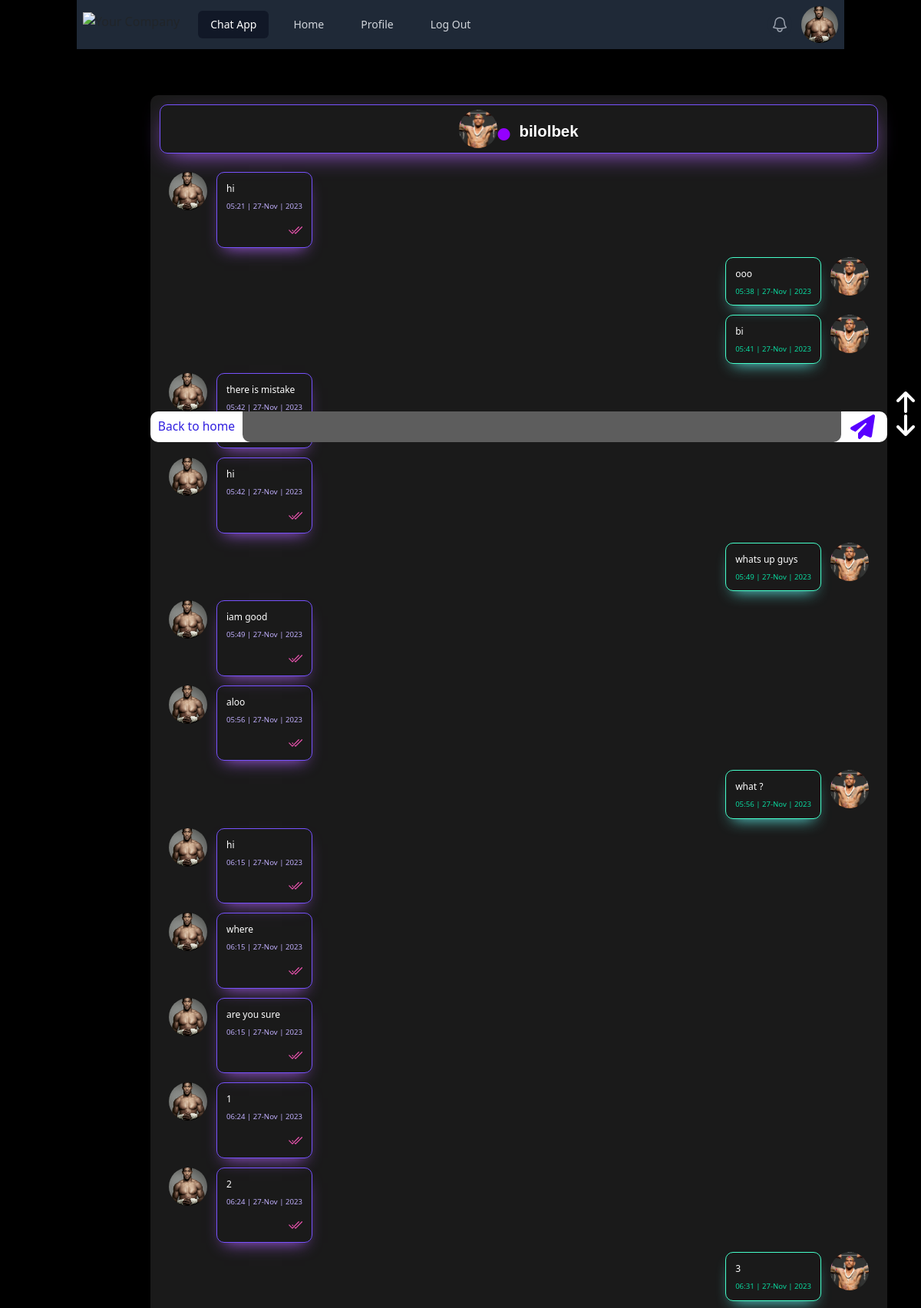
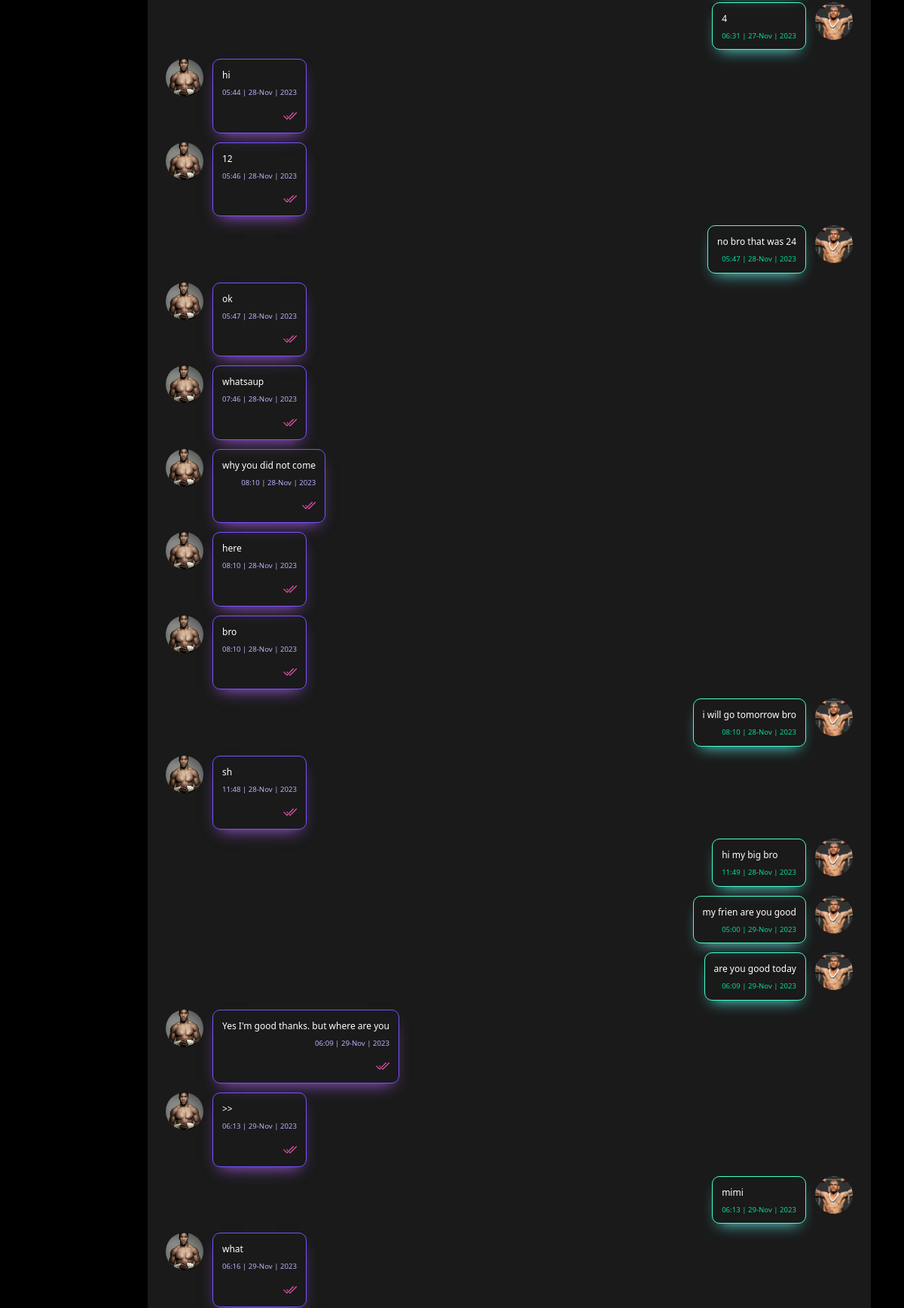
Page /contact/9 (signed in, upper part) on the committed database (2 pictures, top to bottom).
### users/models.py (models this page shows)
class CustomUser(AbstractUser):
    profile_picture = models.ImageField(default='default_profile_pic.png')

### chats/models.py (models this page shows, shortened)
class Messages(models.Model):
    text = models.CharField(max_length=200)
    sender = models.ForeignKey(CustomUser, on_delete=models.CASCADE, related_name='sender', null=True)
    recipient = models.ForeignKey(CustomUser, on_delete=models.CASCADE, related_name='recipient', null=True)
    created_time = models.DateTimeField(auto_now_add=True)
    send_status = models.CharField(max_length=10, choices=MESSAGES_TYPE, default='sending')

### chats/views.py (the view)
# urls.py: path('contact/<int:id>', UserDetailView.as_view(), name='contact'),
class UserDetailView(LoginRequiredMixin, View):
    def get(self, request, id):
        messages_form = MessageForm()
        user = CustomUser.objects.get(id=id)
        message = Messages.objects.filter(
            Q(Q(sender=request.user) & Q(recipient=user)) |
            Q(Q(sender=user) & Q(recipient=request.user))
        )
        message = message.order_by('created_time')
        count = message.filter(send_status='sending').count()
        for i in message:
            if i.sender != request.user and i.send_status == 'sending':
                i.send_status = 'sended'
                i.save()
        context = {
            'count': count,
            'user': user,
            'message': message,
            'messages_form': messages_form,
        }
        return render(request, 'contact.html', context)

### chats/forms.py
class MessageForm(ModelForm):
    class Meta:
        model = Messages
        fields = ['text']

### templates/contact.html (shortened to what this page needs)
{% extends 'base.html' %}
{% load static %}
{% block content %}
    <div class="chat">
        <div id="top" class="data">
            <img src="{{ user.profile_picture.url }}">
            <i style="color: #9400FF;" class="mt-4 mr-3 fa-sharp fa-solid fa-circle fa-beat-fade"></i>
            <h3 class="mt-3">{{ user.username }}</h3>
        </div>
        <form class="position-fixed" method="post" action="{% url 'message' user.id %}">
            <a href="{% url 'home' %}">Back to home </a>
            {{ messages_form.text }}
            <button type="submit"><i class="ml-3 fa-sharp fa-solid fa-paper-plane fa-2xl"></i></button>
        </form>
        <a href="#top"><i style="color: white; margin-left: 80vw; position: fixed; margin-top: 25vw" class="fa-solid fa-arrow-up fa-2xl"></i></a>
        <a href="#last"><i style="color: white; margin-left: 80vw; position: fixed; margin-top: 27.5vw" class="fa-sharp fa-solid fa-2xl fa-arrow-down"></i></a>
        {% for i in message %}
        {% if i.sender == request.user %}
            <div class="message">
                <img src="{{ request.user.profile_picture.url }}">
                <div class="text1">
                    <p>{{ i.text }}</p>
                    <h4 class="mt-2">{{ i.created_time|date:"H:i | d-M | Y" }}</h4>
                </div>
            </div>
        {% else %}
            <div class="message1">
                <img src="{{ user.profile_picture.url }}">
                <div class="text">
                    <p>{{ i.text }}</p>
                    <h4 class="mt-2">{{ i.created_time|date:"H:i | d-M | Y" }}</h4>
                </div>
            </div>
        {% endif %}
    {% endfor %}
    </div>
{% endblock content %}

### templates/base.html (shortened to what this page needs)
<!DOCTYPE html>
{% load static %}
<html lang="en">
<head>
    <link href="https://cdn.jsdelivr.net/npm/bootstrap@5.0.2/dist/css/bootstrap.min.css" rel="stylesheet">
    <link rel="stylesheet" href="https://cdnjs.cloudflare.com/ajax/libs/font-awesome/6.4.2/css/all.min.css" />
    <link rel="stylesheet/scss" href="{% static 'src/input.css' %}" type="text/css">
    <link rel="stylesheet" href="https://cdnjs.cloudflare.com/ajax/libs/tailwindcss/2.2.19/tailwind.min.css" />
</head>
<body class="container">
<nav class="bg-gray-800">
  <div class="mx-auto max-w-7xl px-2 sm:px-6 lg:px-8">
    <div class="relative flex h-16 items-center justify-between">
      <div class="flex flex-1 items-center justify-center sm:items-stretch sm:justify-start">
        <div class="flex flex-shrink-0 items-center">
          <img class="h-8 w-auto" src="https://tailwindui.com/img/logos/mark.svg?color=indigo&shade=500" alt="Your Company">
        </div>
        <div class="hidden sm:ml-6 sm:block">
          <div class="flex space-x-4">
            <a href="#" class="bg-gray-900 text-white rounded-md px-3 py-2 text-sm font-medium" aria-current="page">Chat App</a>
            <a href="{% url 'home' %}" class="text-gray-300 hover:bg-gray-700 hover:text-white rounded-md px-3 py-2 text-sm font-medium">Home</a>
            <a href="{% url 'profile' %}" class="text-gray-300 hover:bg-gray-700 hover:text-white rounded-md px-3 py-2 text-sm font-medium">Profile</a>
            <a href="{% url 'logout' %}" class="text-gray-300 hover:bg-gray-700 hover:text-white rounded-md px-3 py-2 text-sm font-medium">Log Out</a>
          </div>
        </div>
      </div>
      <div class="absolute inset-y-0 right-0 flex items-center pr-2 sm:static sm:inset-auto sm:ml-6 sm:pr-0">
        <button type="button" class="relative rounded-full bg-gray-800 p-1 text-gray-400 hover:text-white focus:outline-none focus:ring-2 focus:ring-white focus:ring-offset-2 focus:ring-offset-gray-800">
          <span class="absolute -inset-1.5"></span>
        </button>
        <div class="relative ml-3">
          <div>
            <a href="{% url 'profile' %}"><button type="button" class="relative flex rounded-full bg-gray-800 text-sm" id="user-menu-button" aria-expanded="false" aria-haspopup="true">
              <span class="absolute -inset-1.5"></span>
              <img style="background-size: cover; object-fit: cover" class="h-12 w-12 rounded-full" src="{{ request.user.profile_picture.url }}" alt="">
            </button></a>
          </div>
        </div>
      </div>
    </div>
  </div>
</nav>
{% block content %}
{% endblock content %}
</body>
</html>

### templates/base.html (style rules this page uses)
body { background-color: black; }

### templates/contact.html (style rules this page uses)
body { background-color: black; }
.chat .data { display: flex; flex-direction: row; justify-content: center; padding: 6px; border: 1px solid #7752FE; border-radius: 10px; box-shadow: rgb(167, 92, 237) 0px 10px 30px -10px; margin-bottom: 2vw; }
.chat .data img { width: 50px; height: 50px; border-radius: 50%; background-size: cover; object-fit: cover; }
.chat .data h3 { color: white; font-family: sans-serif; font-weight: bolder; font-size: 1.7vw; }
.chat { border-radius: 10px; width: 80vw; background-color: rgba(255, 255, 255, 0.1); min-height: 600px; height: auto; margin-left: 8vw; margin-top: 5vw; padding: 1vw; margin-bottom: 1vw; }
.chat .message { display: flex; flex-direction: row; margin-left: 1vw; }
.chat .message img { width: 50px; height: 50px; border-radius: 50%; background-size: cover; object-fit: cover; margin-right: 1vw ; }
.chat .message { max-width: 60vw; margin: 1vw; }
.text1 { border-radius: 10px; padding: 1vw; border: 1px solid #7752FE; box-shadow: rgb(167, 92, 237) 0px 10px 20px -10px; }
.chat .message p { font-family: 'Segoe UI', Tahoma, Geneva, Verdana, sans-serif; font-size: 1vw; color: white; font-weight: 400; border-radius: 10px; }
.chat .message h4 { color: #BEADFA; text-align: right; font-size: 0.8vw; }
.message1 { display: flex; flex-direction: row-reverse; margin-left: 30vw !important; margin-bottom: 1vw; }
.chat .message1 img { width: 50px; height: 50px; border-radius: 50%; background-size: cover; object-fit: cover; margin-left: 1vw ; }
.chat .message1 { max-width: 60vw; margin: 1vw; }
.text { border-radius: 10px; padding: 1vw; border: 1px solid #45FFCA; box-shadow: rgb(92, 237, 232) 0px 10px 20px -10px; }
.chat .message1 .text p { font-family: 'Segoe UI', Tahoma, Geneva, Verdana, sans-serif; font-size: 1vw; color: white; font-weight: 400; border-radius: 10px; }
.chat .message1 .text h4 { color: rgb(10, 215, 157); text-align: right; font-size: 0.8vw; }
form { width: 80vw; background-color: white; height: 3.3vw; border-radius: 10px 10px 10px 10px; position: fixed; margin-top: 26vw; margin-left: -1vw; display: flex; flex-direction: row; }
form a { width: 10vw; border-radius: 10px 0 0 10px; text-align: center; color: #3120E0; padding-top: 8px; font-size: 1.3vw; }
form input { width: 65vw; outline: teal; height: 3.3vw; margin-bottom: 0.7vw; border: none; padding-left: 1vw; background-color: #5D5D5D; color: #00FFAB; border-radius: 0 0 10px 10px; }
form button i { border-radius: 0 0 10px 10px; color: #5800FF; }

### rows in the picture
CustomUser: user.profile_picture (picture)
CustomUser: profile_picture (picture), username "bilolbek"
Messages: user.profile_picture (picture), text "hi", created_time|d "05:21 | 27-Nov | 2023"
Messages: profile_picture (picture), text "ooo", created_time|d "05:38 | 27-Nov | 2023"
Messages: profile_picture (picture), text "bi", created_time|d "05:41 | 27-Nov | 2023"
Messages: user.profile_picture (picture), text "there is mistake", created_time|d "05:42 | 27-Nov | 2023"
Messages: user.profile_picture (picture), text "hi", created_time|d "05:42 | 27-Nov | 2023"
Messages: profile_picture (picture), text "whats up guys", created_time|d "05:49 | 27-Nov | 2023"
Messages: user.profile_picture (picture), text "iam good", created_time|d "05:49 | 27-Nov | 2023"
Messages: user.profile_picture (picture), text "aloo", created_time|d "05:56 | 27-Nov | 2023"
Messages: profile_picture (picture), text "what ?", created_time|d "05:56 | 27-Nov | 2023"
Messages: user.profile_picture (picture), text "hi", created_time|d "06:15 | 27-Nov | 2023"
Messages: user.profile_picture (picture), text "where", created_time|d "06:15 | 27-Nov | 2023"
Messages: user.profile_picture (picture), text "are you sure", created_time|d "06:15 | 27-Nov | 2023"
Messages: user.profile_picture (picture), text "1", created_time|d "06:24 | 27-Nov | 2023"
Messages: user.profile_picture (picture), text "2", created_time|d "06:24 | 27-Nov | 2023"
Messages: profile_picture (picture), text "3", created_time|d "06:31 | 27-Nov | 2023"
Messages: profile_picture (picture), text "4", created_time|d "06:31 | 27-Nov | 2023"
Messages: user.profile_picture (picture), text "hi", created_time|d "05:44 | 28-Nov | 2023"
Messages: user.profile_picture (picture), text "12", created_time|d "05:46 | 28-Nov | 2023"
Messages: profile_picture (picture), text "no bro that was 24", created_time|d "05:47 | 28-Nov | 2023"
Messages: user.profile_picture (picture), text "ok", created_time|d "05:47 | 28-Nov | 2023"
Messages: user.profile_picture (picture), text "whatsaup", created_time|d "07:46 | 28-Nov | 2023"
Messages: user.profile_picture (picture), text "why you did not come", created_time|d "08:10 | 28-Nov | 2023"
Messages: user.profile_picture (picture), text "here", created_time|d "08:10 | 28-Nov | 2023"
Messages: user.profile_picture (picture), text "bro", created_time|d "08:10 | 28-Nov | 2023"
Messages: profile_picture (picture), text "i will go tomorrow bro", created_time|d "08:10 | 28-Nov | 2023"
Messages: user.profile_picture (picture), text "sh", created_time|d "11:48 | 28-Nov | 2023"
Messages: profile_picture (picture), text "hi my big bro", created_time|d "11:49 | 28-Nov | 2023"
Messages: profile_picture (picture), text "my frien are you good", created_time|d "05:00 | 29-Nov | 2023"
Messages: profile_picture (picture), text "are you good today", created_time|d "06:09 | 29-Nov | 2023"
Messages: user.profile_picture (picture), text "Yes I'm good thanks. but where are you", created_time|d "06:09 | 29-Nov | 2023"
Messages: user.profile_picture (picture), text ">>", created_time|d "06:13 | 29-Nov | 2023"
Messages: profile_picture (picture), text "mimi", created_time|d "06:13 | 29-Nov | 2023"
Messages: user.profile_picture (picture), text "what", created_time|d "06:16 | 29-Nov | 2023"
